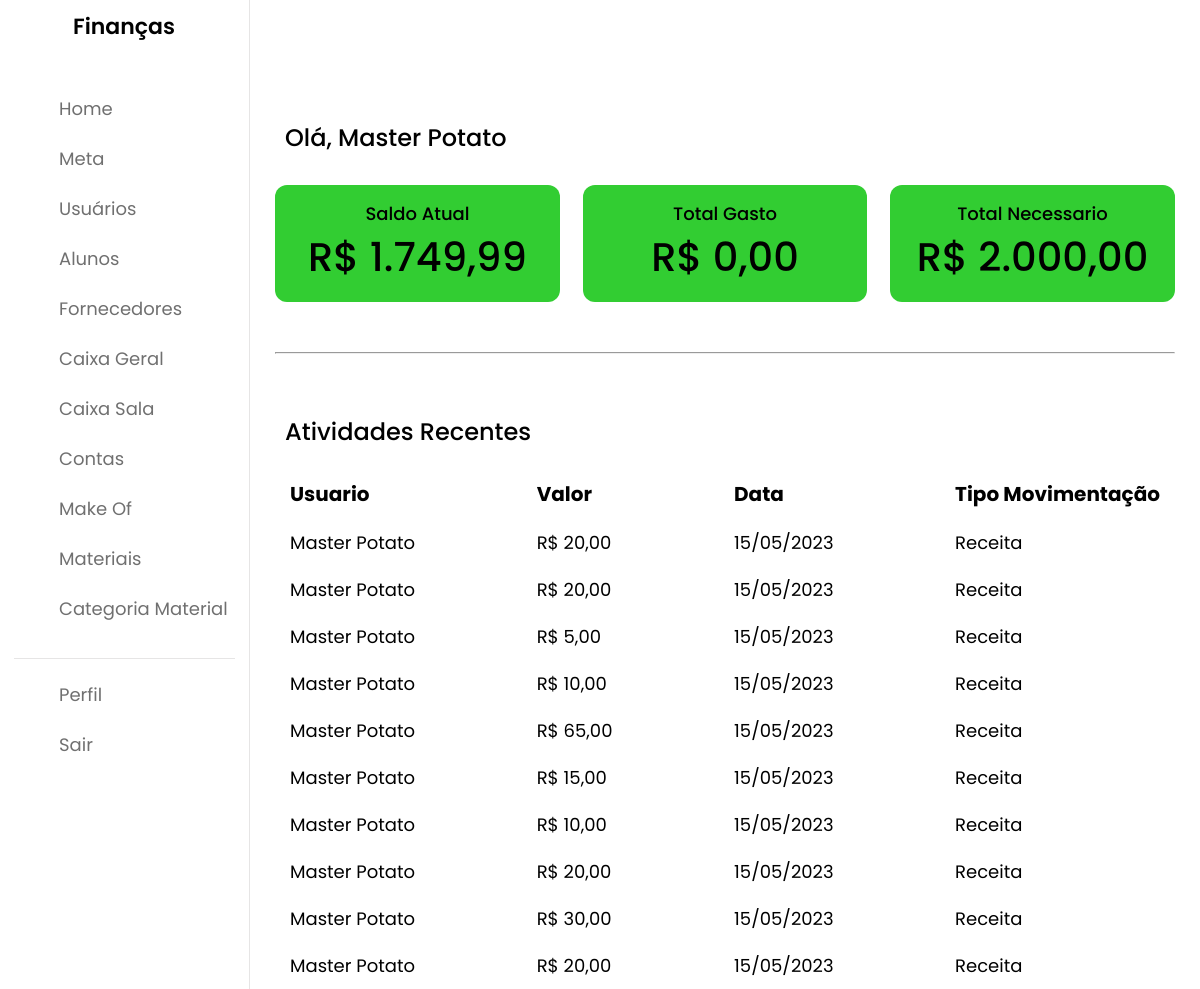
Screenshot of /resources/views/admin/dashboard.php (signed in) with the database file from the repository.
### tables this page shows
CREATE TABLE caixa (
		 
    caixa_id INT AUTO_INCREMENT PRIMARY KEY NOT NULL,
    usuario_id INT NULL,
    FOREIGN KEY (usuario_id)
        REFERENCES Usuarios (usuario_id),
    aluno_id INT NOT NULL,
    FOREIGN KEY (aluno_id)
        REFERENCES Alunos (aluno_id),
        
		 
    categoria VARCHAR(20),
    descricao VARCHAR(100),
    data_movimentacao DATETIME,
    valor DECIMAL(10, 2),
    tipo_movimentacao VARCHAR(20),
    forma_pagamento VARCHAR(20),
    status_caixa VARCHAR(15),
    obs TEXT
);

CREATE TABLE usuarios (
	 
    usuario_id INT AUTO_INCREMENT PRIMARY KEY NOT NULL,
    tipo_usuario CHAR(3),

     
    nome VARCHAR(100) NOT NULL,
    email VARCHAR(100) UNIQUE NOT NULL,
    cpf VARCHAR(13) UNIQUE, 
    senha VARCHAR(200) NOT NULL,
    idade INT(3) NOT NULL,
     
    genero CHAR(1),
    celular VARCHAR(25),
    foto_perfil VARCHAR(200) 
        DEFAULT 'profile_default.png'
);

### config.php (called while the page is built, shortened)
<?php
function autocarregamento($class_name) {
  $path = __DIR__ . '//models//' . $class_name . '.php';
}

### controllers/Caixa/AdminDashboardController.php (called while the page is built, shortened)
<?php
global $mysqli;
$caixa = new Caixa($mysqli);
$meta = new Meta($mysqli);
$data = [
  'caixa'             => $caixa->getRegistros(10),
  'saldo_atual'       => $caixa->obterSaldoAtual(),
  'saldo_anterior'    => $caixa->obterSaldoAnterior(),
  'total_gasto'       => $caixa->obterTotalGasto(),
  'total_necessario'  => $meta->obterTotalNecessarioAtivo()
];
return $data;
?>

### models/Caixa.php (called while the page is built, shortened)
<?php
class Caixa
{
  private $mysqli;
  private $tabela = 'caixa';
  public function __construct(mysqli $mysqli)
  {
    $this->mysqli = $mysqli;
  }
  public function getRegistros($limit)
  {
      $query = "
        SELECT
          c.*, u.*, u.nome as nome_usuario
        FROM
          " . $this->tabela . " as c
        JOIN
          usuarios AS u ON u.usuario_id = c.usuario_id
        WHERE
          LOWER(c.tipo_movimentacao) = 'despesa' OR
          LOWER(c.tipo_movimentacao) = 'receita'
        ORDER BY data_movimentacao DESC LIMIT ?
      ";
      $stmt = $this->mysqli->prepare($query);
      $stmt->bind_param('i', $limit);
      $stmt->execute();
      $result = $stmt->get_result();
      return $result->fetch_all(MYSQLI_ASSOC);
  }
  public function obterSaldoAtual()
  {
    $query_entrada = "
      SELECT
        SUM(valor) as 'valor_entrada'
      FROM
        CAIXA
      WHERE
        tipo_movimentacao = 'receita'
    ";
    $query_saida = "
      SELECT
        SUM(valor) as 'valor_saida'
      FROM
        CAIXA
      WHERE
        tipo_movimentacao = 'despesa'
    ";
    $result_entrada = $this->mysqli->query($query_entrada);
    $result_saida = $this->mysqli->query($query_saida);
    $result_entrada = mysqli_fetch_array($result_entrada, MYSQLI_ASSOC);
    $result_entrada = $result_entrada['valor_entrada'];
    $result_saida = mysqli_fetch_array($result_saida, MYSQLI_ASSOC);
    $result_saida = $result_saida['valor_saida'];
    $saldo_atual = $result_entrada - $result_saida;
    return $saldo_atual;
  }
  public function obterSaldoAnterior() {
    $query = "
      SELECT
        valor
      FROM
        " . $this->tabela . "
      ORDER BY
        caixa_id
      DESC LIMIT 1
    ";
    $result = $this->mysqli->query($query);
    $saldo_anterior = mysqli_fetch_array($result, MYSQLI_ASSOC);
    return $saldo_anterior['valor'];
  }
  public function obterTotalGasto()
  {
      $query = "
          SELECT
              SUM(valor) as total_gasto
          FROM
              " . $this->tabela . "
          WHERE
              tipo_movimentacao = 'despesa'
      ";
      $result = $this->mysqli->query($query);
      $row = $result->fetch_assoc();
      $totalGasto = $row['total_gasto'];
      return $totalGasto;
  }
}

### models/Meta.php (called while the page is built, shortened)
<?php
class Meta
{
  private $mysqli;
  private $tabela = 'meta';
  public function __construct(mysqli $mysqli)
  {
    $this->mysqli = $mysqli;
  }
  public function obterTotalNecessarioAtivo()
	{
	  $stmt = $this->mysqli->query("
	    SELECT total_necessario
	    FROM " . $this->tabela . "
	    WHERE status = 1
	  ");
	  $row = $stmt->fetch_assoc();
	  return $row['total_necessario'];
	}
}

### utils/Money.php (called while the page is built)
<?php
class Money {
    public static function format($value)
    {
        return 'R$ ' . number_format($value, 2, ',', '.');
    }
}

### resources/views/admin/dashboard.php (the view, shortened to what this page needs)
<?php
require dirname(dirname(dirname(__DIR__))) . '/config.php';
include $_ENV['PASTA_CONTROLLER'] . '/Caixa/AdminDashboardController.php';
?>
<body>
    <section class="dashboard">
      <div class="top"> <i class="uil uil-bars sidebar-toggle"></i> </div>
      <div class="dash-content">
        <div class="overview">
          <div class="title"> <span class="text">Olá, <?= ucfirst($_SESSION['usuario']['nome']); ?></span> </div>
          <div class="boxes">
            <div
                class="box
                  <?php if ($data['saldo_atual'] <= 0): ?>
                    box2
                  <?php elseif ($data['saldo_atual'] > 0): ?>
                    box1
                  <?php else: ?>
                    box3
                  <?php endif; ?>
              ">
                <span class="text">Saldo Atual</span>
                <span class="number">
                   <?= Money::format($data['saldo_atual']); ?>
                </span>
              </div>
              <div
                class="box
                  <?php if ($data['total_gasto'] < $data['total_necessario']): ?>
                    box1
                  <?php elseif ($data['total_gasto'] > $data['total_necessario']): ?>
                    box2
                  <?php else: ?>
                    box3
                  <?php endif; ?>
              ">
                <span class="text">Total Gasto</span>
                <span class="number">
                  <?= Money::format($data['total_gasto']); ?>
                </span>
              </div>
              <div class="box box4">
                <span class="text">Total Necessario</span>
                <span class="number">
                  <?= Money::format($data['total_necessario']); ?>
                </span>
              </div>
          </div>
        </div>
        <br><br>
        <hr>
        <div class="activity">
          <div class="title">
            <span class="text">Atividades Recentes</span>
          </div>
          <?php if (isset($data['caixa']) && is_array($data['caixa']) && count($data['caixa']) > 0): ?>
            <div class="activity-data">
              <div class="data names">
                <span class="data-title">Usuario</span>
                <?php foreach ($data['caixa'] as $item): ?>
                <span class="data-list">
                   <?= $item['nome_usuario']; ?>
                </span>
                <?php endforeach; ?>
              </div>
              <div class="data names">
                <span class="data-title">Valor</span>
                <?php foreach ($data['caixa'] as $item): ?>
                <span class="data-list">
                   <?= Money::format($item['valor']); ?>
                 </span>
                <?php endforeach; ?>
              </div>
              <div class="data names">
                <span class="data-title">Data</span>
                <?php foreach ($data['caixa'] as $item): ?>
                <span class="data-list">
                   <?= date('d/m/Y', strtotime($item['data_movimentacao'])); ?>
                </span>
                <?php endforeach; ?>
              </div>
              <div class="data names">
                <span class="data-title">Tipo Movimentação</span>
                <?php foreach ($data['caixa'] as $item): ?>
                <span class="data-list">
                   <?= $item['tipo_movimentacao']; ?>
                </span>
                <?php endforeach; ?>
              </div>
          </div>
          <?php else: ?>
            <p>Nenhuma atividade recente encontrada.</p>
          <?php endif; ?>
        </div>
      </div>
    </section>
</body>

### resources/css/admin/financas.css (style rules this page uses)
* { margin: 0; padding: 0; box-sizing: border-box; font-family: 'Poppins', sans-serif; }
body { min-height: 100vh; background-color: var(--primary-color); }
.dashboard { display: flex; flex-direction: column; align-items: center; position: relative; left: 250px; background-color: var(--panel-color); min-height: 100vh; width: calc(100% - 250px); padding: 10px 14px; transition: var(--tran-05); }
.title { margin-bottom: 20px; text-align: center; }
.title .text { font-size: 24px; font-weight: bold; color: #333; }
.dashboard .top { position: fixed; top: 0; left: 250px; display: flex; width: calc(100% - 250px); justify-content: space-between; align-items: center; padding: 10px 14px; background-color: var(--panel-color); transition: var(--tran-05); z-index: 10; }
.dashboard .dash-content { max-width: 900px; width: 100%; padding-top: 50px; }
.dash-content .title { display: flex; align-items: center; margin: 60px 0 30px 0; }
.dash-content .title .text { font-size: 24px; font-weight: 500; color: var(--text-color); margin-left: 10px; }
.dash-content .boxes { display: flex; align-items: center; justify-content: space-between; flex-wrap: wrap; }
.dash-content .boxes .box { display: flex; flex-direction: column; align-items: center; border-radius: 12px; width: calc(100% / 3 - 15px); padding: 15px 20px; background-color: var(--box1-color); transition: var(--tran-05); }
.boxes .box .text { white-space: nowrap; font-size: 18px; font-weight: 500; color: var(--text-color); }
.boxes .box .number { font-size: 40px; font-weight: 500; color: var(--text-color); }
.dash-content .activity .activity-data { display: flex; justify-content: space-between; align-items: center; width: 100%; overflow-x: hidden; }
.activity .activity-data { display: flex; word-break: break-all;!important; }
.activity-data .data { display: flex; flex-direction: column; margin: 0 15px; word-break: break-word!important; }
.data-title { font-size: 20px; font-weight: 700!important; color: var(--text-color); }
.activity-data .data .data-list { font-size: 18px; font-weight: 400; margin-top: 20px; white-space: nowrap; color: var(--text-color); }

### rows the page displays
caixa: usuario.nome "Master Potato", valor "R$ 20,00", data_movimentacao "15/05/2023", tipo_movimentacao "Receita"
caixa: usuario.nome "Master Potato", valor "R$ 20,00", data_movimentacao "15/05/2023", tipo_movimentacao "Receita"
caixa: usuario.nome "Master Potato", valor "R$ 5,00", data_movimentacao "15/05/2023", tipo_movimentacao "Receita"
caixa: usuario.nome "Master Potato", valor "R$ 10,00", data_movimentacao "15/05/2023", tipo_movimentacao "Receita"
caixa: usuario.nome "Master Potato", valor "R$ 65,00", data_movimentacao "15/05/2023", tipo_movimentacao "Receita"
caixa: usuario.nome "Master Potato", valor "R$ 15,00", data_movimentacao "15/05/2023", tipo_movimentacao "Receita"
caixa: usuario.nome "Master Potato", valor "R$ 10,00", data_movimentacao "15/05/2023", tipo_movimentacao "Receita"
caixa: usuario.nome "Master Potato", valor "R$ 20,00", data_movimentacao "15/05/2023", tipo_movimentacao "Receita"
caixa: usuario.nome "Master Potato", valor "R$ 30,00", data_movimentacao "15/05/2023", tipo_movimentacao "Receita"
caixa: usuario.nome "Master Potato", valor "R$ 20,00", data_movimentacao "15/05/2023", tipo_movimentacao "Receita"

### other values shown
$_SESSION['usuario']['nome'] "Master Potato"
Money::format($data['saldo_atual']) "R$ 1.749,99"
Money::format($data['total_gasto']) "R$ 0,00"
Money::format($data['total_necessario']) "R$ 2.000,00"
